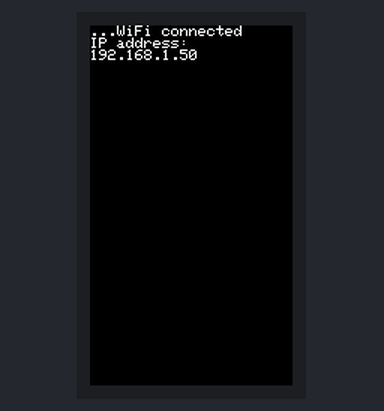
Simulated run of this sketch. Board: ESP32. Shown: 135×240 colour display. WiFi joins after 1.5 s; servers stay silent unless stated; not simulated (calls return 0 or success): secrets.h.

Above: at 1.7 s.

The sketch:

sbox_m5stick.ino
```cpp
#include <WiFi.h>
#include "M5StickCPlus.h"
#include "secrets.h"

void setup()
{

    M5.begin();
    WiFi.begin(WIFI_SSID, WIFI_PASS);
    while (WiFi.status() != WL_CONNECTED)
    {
        delay(500);
        M5.Lcd.print(".");
    }
    M5.Lcd.println("WiFi connected");
    M5.Lcd.println("IP address: ");
    M5.Lcd.println(WiFi.localIP());
    // Serial.begin(115200);
}

void loop()
{
    delay(3000);
}
```
